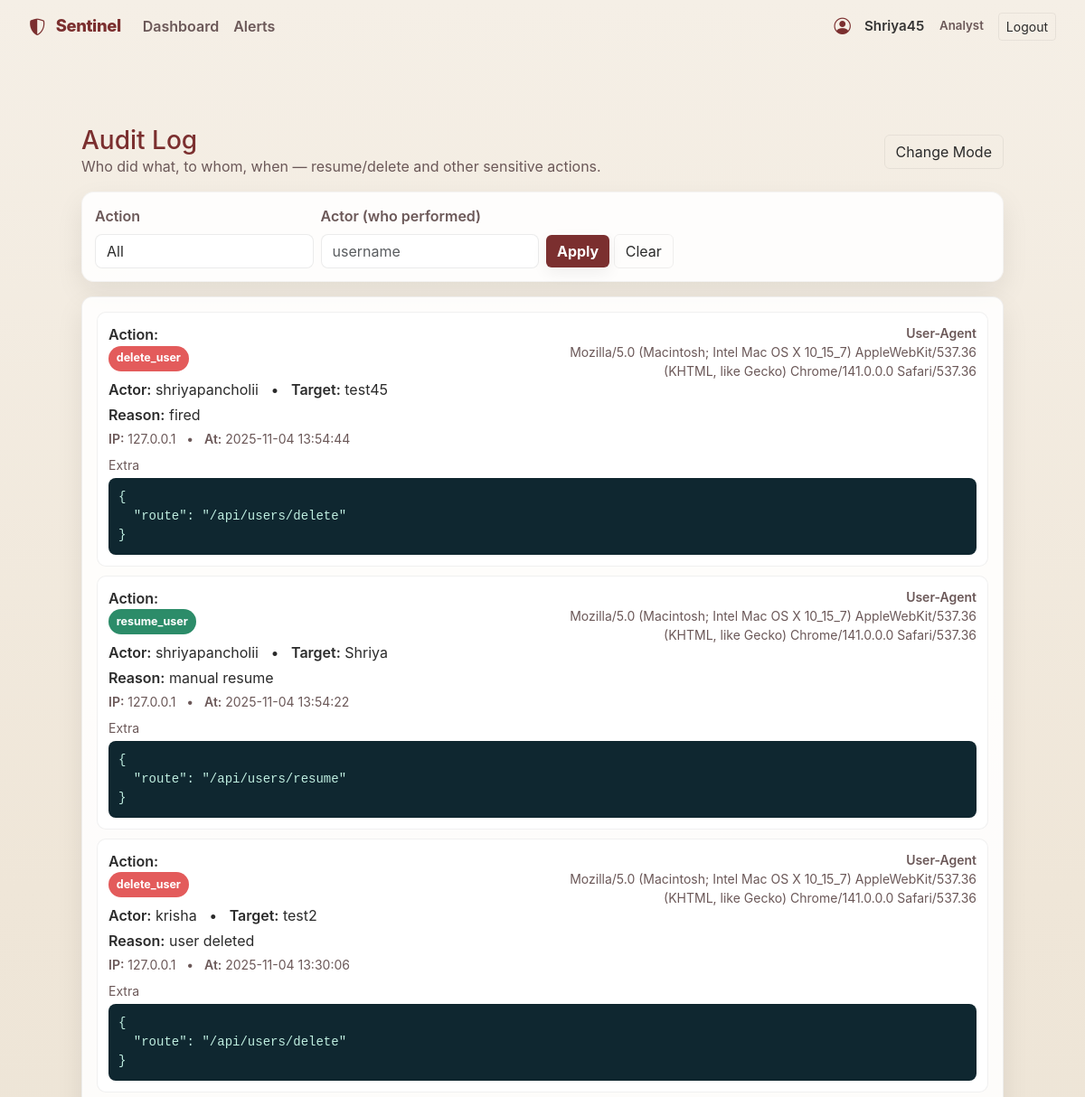
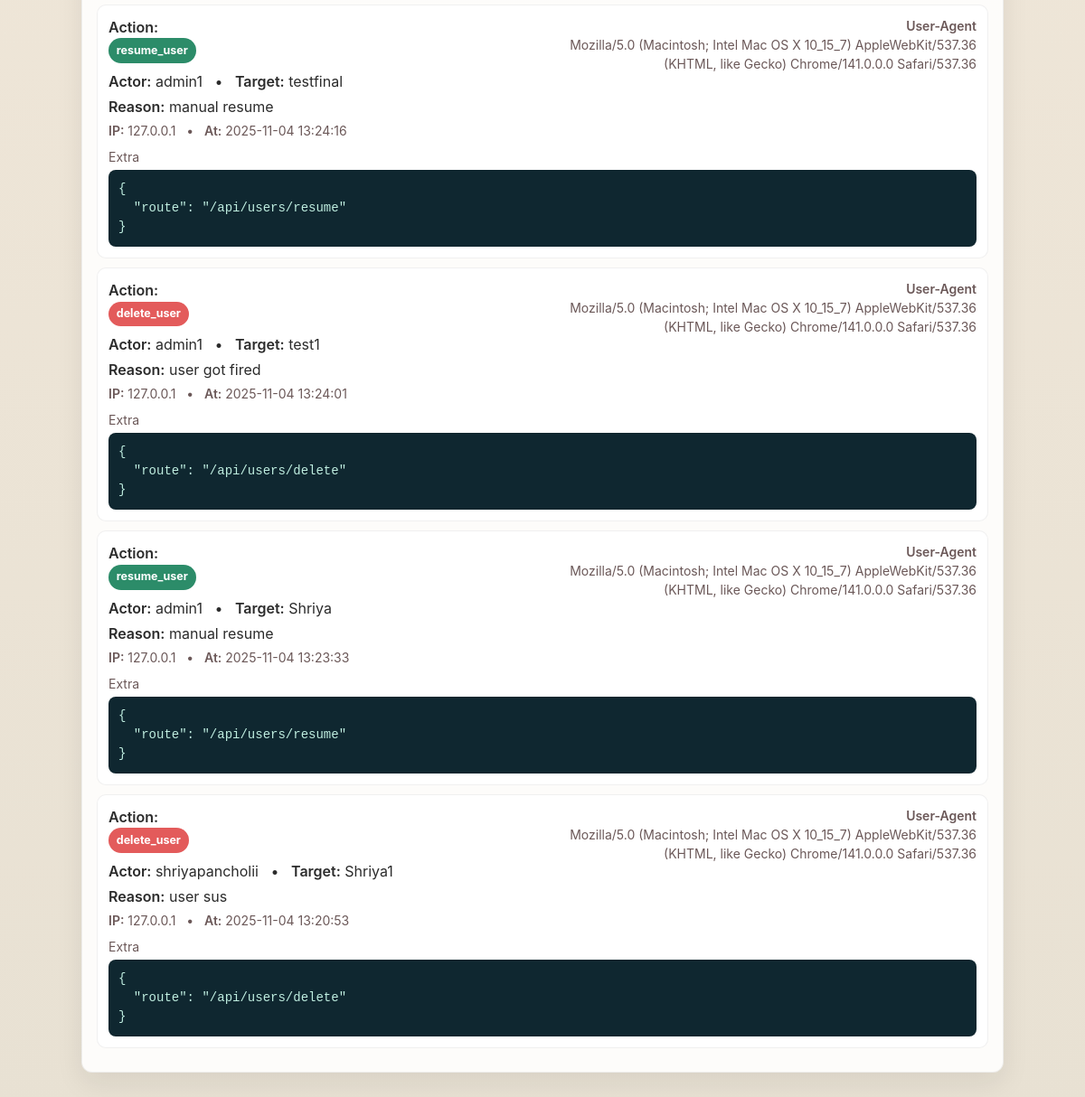
/audit (signed in), run on the app's committed database (2 pictures, top to bottom).
### tables this page shows
CREATE TABLE audit_logs (
        id INTEGER PRIMARY KEY AUTOINCREMENT,
        action TEXT NOT NULL,          -- resume_user / delete_user / ...
        actor TEXT NOT NULL,           -- session username
        target_user TEXT,              -- affected username/id
        reason TEXT,
        ip TEXT,
        user_agent TEXT,
        extra TEXT,                    -- JSON string
        created_at DATETIME NOT NULL DEFAULT CURRENT_TIMESTAMP
    );

### app.py (the view)
@app.route('/audit', methods=['GET'])
@limiter.limit("60 per minute")
def audit_log():
    if not session.get('logged_in'):
        return redirect(url_for('login'))
    q_action = request.args.get('action', '').strip()
    q_actor  = request.args.get('actor', '').strip()
    clauses, params = [], []
    if q_action:
        clauses.append("action = ?")
        params.append(q_action)
    if q_actor:
        clauses.append("actor = ?")
        params.append(q_actor)
    where = f"WHERE {' AND '.join(clauses)}" if clauses else ""
    try:
        conn = get_db_conn()
        cur = conn.cursor()
        cur.execute(f"""
            SELECT id, action, actor, target_user, reason, ip, user_agent, extra, created_at
            FROM audit_logs
            {where}
            ORDER BY id DESC
            LIMIT 300
        """, params)
        rows = cur.fetchall()
        items = []
        for r in rows:
            try:
                extra = json.loads(r['extra']) if r['extra'] else {}
            except Exception:
                extra = r['extra']
            items.append({
                "id": r['id'],
                "action": r['action'],
                "actor": r['actor'],
                "target_user": r['target_user'],
                "reason": r['reason'],
                "ip": r['ip'],
                "user_agent": r['user_agent'],
                "extra": extra,
                "created_at": r['created_at'],
            })
        conn.close()
    except Exception as e:
        print("[/audit] read error:", e)
        items = []
    return render_template('audit_log.html', items=items, q_action=q_action, q_actor=q_actor)

### app.py (called while the page is built)
def get_db_conn():
    conn = sqlite3.connect(DB_PATH)
    conn.row_factory = sqlite3.Row
    return conn

@app.before_request
def enforce_https_in_production():
    USE_HTTPS = os.environ.get("USE_HTTPS", "0").lower() in ("1", "true", "yes")
    if not (FLASK_ENV == "production" and USE_HTTPS):
        return
    proto = request.headers.get('X-Forwarded-Proto', request.scheme)
    if proto != 'https':
        url = request.url.replace("http://", "https://", 1)
        return redirect(url, code=301)

### templates/audit_log.html (shortened to what this page needs)
{% extends 'base.html' %}
{% block content %}
<div class="container py-4">
  <div class="d-flex align-items-center justify-content-between mb-3">
    <div>
      <h1 class="h3" style="color:var(--accent);margin:0">Audit Log</h1>
      <div class="mut">Who did what, to whom, when — resume/delete and other sensitive actions.</div>
    </div>
    <div class="d-flex gap-2">
      <button id="theme_toggle_audit" class="btn btn-outline-light">Change Mode</button>
    </div>
  </div>
  <form method="get" class="card-panel mb-3" style="padding:14px">
    <div class="row g-2 align-items-end">
      <div class="col-12 col-md-3">
        <label class="form-label muted">Action</label>
        <select name="action" class="form-select">
          <option value="" {{ '' == q_action and 'selected' or '' }}>All</option>
        </select>
      </div>
      <div class="col-12 col-md-3">
        <label class="form-label muted">Actor (who performed)</label>
        <input name="actor" class="form-control" value="{{ q_actor or '' }}" placeholder="username">
      </div>
      <div class="col-12 col-md-3">
        <button class="btn btn-accent">Apply</button>
        <a class="btn btn-outline-light" href="{{ url_for('audit_log') }}">Clear</a>
      </div>
    </div>
  </form>
  <div class="audit-card p-3">
    {% if items and items|length > 0 %}
      {% for a in items %}
        <div class="audit-row">
          <div class="d-flex justify-content-between align-items-start">
            <div>
              <div class="k">Action:</div>
              <div>
                {% if a.action == 'delete_user' %}
                  <span class="pill del">{{ a.action }}</span>
                {% elif a.action == 'resume_user' %}
                  <span class="pill res">{{ a.action }}</span>
                {% else %}
                  <span class="pill" style="background:#ddd;color:#222">{{ a.action }}</span>
                {% endif %}
              </div>
              <div class="mt-2"><span class="k">Actor:</span> {{ a.actor or '—' }} &nbsp; • &nbsp;
                  <span class="k">Target:</span> {{ a.target_user or '—' }}</div>
              {% if a.reason %}
                <div class="mt-1"><span class="k">Reason:</span> {{ a.reason }}</div>
              {% endif %}
              <div class="mut small mt-1">
                <span class="k">IP:</span> {{ a.ip or '—' }} &nbsp; • &nbsp;
                <span class="k">At:</span> {{ a.created_at }}
              </div>
            </div>
            <div class="text-end small mut" style="max-width:50%">
              <div class="k">User-Agent</div>
              <div>{{ a.user_agent or '—' }}</div>
            </div>
          </div>
          {% if a.extra %}
            <div class="mt-2">
              <div class="mut small mb-1">Extra</div>
              <pre class="audit-json">{{ a.extra | tojson(indent=2) }}</pre>
            </div>
          {% endif %}
        </div>
      {% endfor %}
    {% else %}
      <div class="alert alert-secondary mb-0">No audit events yet.</div>
    {% endif %}
  </div>
</div>
{% endblock %}

### templates/base.html (style rules this page uses)
:root { --bg-900: #f5efe6; --accent: #7b2f2f; --accent-700: #5a1f1f; --muted: #6b5858; --card-bg: rgba(255,255,255,0.88); --glass: rgba(255,255,255,0.85); --danger: #e35b5b; --warning: #d19b4a; --success: #2c8c69; --text-dark: #2b2b2b; --shadow: 0 12px 30px rgba(24,24,24,0.08); }
html,body { height:100% }
body { margin:0; min-height:100%; font-family:"Inter","Poppins",system-ui,-apple-system,"Segoe UI",Roboto,"Helvetica Neue",Arial; background: radial-gradient(900px 300px at 10% 12%, rgba(180,170,155,0.06), transparent 6%), linear-gradient(180deg, #f5efe6 0%, #efe6d8 40%, #e8e1d3 100%); color: var(--text-dark); -webkit-font-smoothing:antialiased; -moz-osx-font-smoothing:grayscale; padding-bottom:48px; }
.btn-accent { background: var(--accent); color:#fff; border:none; font-weight:700; box-shadow: 0 6px 18px rgba(0,0,0,0.06); }
.btn-outline-light { border-color: rgba(0,0,0,0.06); color: var(--text-dark); background: transparent; }
.card-panel { background: var(--card-bg); border-radius:14px; padding:18px; box-shadow: var(--shadow); border:1px solid rgba(0,0,0,0.04); }
h1, h2, h3 { color: var(--text-dark); margin:0 0 .6rem 0; }
.muted { color: var(--muted); }
input.form-control, textarea.form-control, select.form-select { background:#fff; border:1px solid rgba(0,0,0,0.08); color:var(--text-dark); border-radius:8px; }
input::placeholder { color: rgba(100,100,100,0.45); }
.form-label.muted { color: var(--muted); font-weight:600; }

### templates/audit_log.html (style rules this page uses)
.audit-card { background:var(--card-bg);border-radius:12px;box-shadow:var(--shadow); border:1px solid rgba(0,0,0,0.06) }
.audit-row { border:1px solid rgba(0,0,0,0.06);border-radius:10px;padding:12px;margin-bottom:10px; background:var(--card-bg) }
.mut { color:var(--muted) }
.pill { display:inline-block;padding:.28rem .55rem;border-radius:999px;font-weight:700;font-size:.78rem }
.pill.del { background:var(--danger);color:#fff }
.pill.res { background:var(--success);color:#fff }
.k { font-weight:600 }
pre.audit-json { background:#0f2730;color:#bfeee0;border-radius:8px;padding:10px;white-space:pre-wrap; border:1px solid rgba(0,0,0,0.06);margin:0 }

### data on the page
audit_logs: action "delete_user", actor "shriyapancholii", target_user "test45", reason "fired", ip "127.0.0.1", created_at "2025-11-04 13:54:44", user_agent "Mozilla/5.0 (Macintosh; Intel Mac OS X 10_15_7) AppleWebKit/537.36 (KHTML, like Gecko) Chrome/141.0.0.0 Safari/537.36", extra|tojson "{ \"route\": \"/api/users/delete\" }"
audit_logs: action "resume_user", actor "shriyapancholii", target_user "Shriya", reason "manual resume", ip "127.0.0.1", created_at "2025-11-04 13:54:22", user_agent "Mozilla/5.0 (Macintosh; Intel Mac OS X 10_15_7) AppleWebKit/537.36 (KHTML, like Gecko) Chrome/141.0.0.0 Safari/537.36", extra|tojson "{ \"route\": \"/api/users/resume\" }"
audit_logs: action "delete_user", actor "krisha", target_user "test2", reason "user deleted", ip "127.0.0.1", created_at "2025-11-04 13:30:06", user_agent "Mozilla/5.0 (Macintosh; Intel Mac OS X 10_15_7) AppleWebKit/537.36 (KHTML, like Gecko) Chrome/141.0.0.0 Safari/537.36", extra|tojson "{ \"route\": \"/api/users/delete\" }"
audit_logs: action "resume_user", actor "admin1", target_user "testfinal", reason "manual resume", ip "127.0.0.1", created_at "2025-11-04 13:24:16", user_agent "Mozilla/5.0 (Macintosh; Intel Mac OS X 10_15_7) AppleWebKit/537.36 (KHTML, like Gecko) Chrome/141.0.0.0 Safari/537.36", extra|tojson "{ \"route\": \"/api/users/resume\" }"
audit_logs: action "delete_user", actor "admin1", target_user "test1", reason "user got fired", ip "127.0.0.1", created_at "2025-11-04 13:24:01", user_agent "Mozilla/5.0 (Macintosh; Intel Mac OS X 10_15_7) AppleWebKit/537.36 (KHTML, like Gecko) Chrome/141.0.0.0 Safari/537.36", extra|tojson "{ \"route\": \"/api/users/delete\" }"
audit_logs: action "resume_user", actor "admin1", target_user "Shriya", reason "manual resume", ip "127.0.0.1", created_at "2025-11-04 13:23:33", user_agent "Mozilla/5.0 (Macintosh; Intel Mac OS X 10_15_7) AppleWebKit/537.36 (KHTML, like Gecko) Chrome/141.0.0.0 Safari/537.36", extra|tojson "{ \"route\": \"/api/users/resume\" }"
audit_logs: action "delete_user", actor "shriyapancholii", target_user "Shriya1", reason "user sus", ip "127.0.0.1", created_at "2025-11-04 13:20:53", user_agent "Mozilla/5.0 (Macintosh; Intel Mac OS X 10_15_7) AppleWebKit/537.36 (KHTML, like Gecko) Chrome/141.0.0.0 Safari/537.36", extra|tojson "{ \"route\": \"/api/users/delete\" }"

### other printed values
{{ session.get('username','User') }} "Shriya45"
{{ session.get('role','analyst')|capitalize }} "Analyst"
